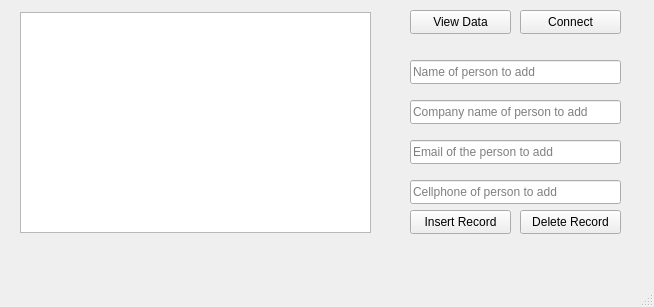
<?xml version="1.0" encoding="UTF-8"?>
<ui version="4.0">
 <class>MainWindow</class>
 <widget class="QMainWindow" name="MainWindow">
  <property name="geometry">
   <rect>
    <x>0</x>
    <y>0</y>
    <width>654</width>
    <height>307</height>
   </rect>
  </property>
  <property name="windowTitle">
   <string>MainWindow</string>
  </property>
  <widget class="QWidget" name="centralwidget">
   <widget class="QPushButton" name="delete_record">
    <property name="geometry">
     <rect>
      <x>520</x>
      <y>210</y>
      <width>101</width>
      <height>24</height>
     </rect>
    </property>
    <property name="text">
     <string>Delete Record</string>
    </property>
   </widget>
   <widget class="QPushButton" name="view_data">
    <property name="geometry">
     <rect>
      <x>410</x>
      <y>10</y>
      <width>101</width>
      <height>24</height>
     </rect>
    </property>
    <property name="text">
     <string>View Data</string>
    </property>
   </widget>
   <widget class="QPushButton" name="connect">
    <property name="geometry">
     <rect>
      <x>520</x>
      <y>10</y>
      <width>101</width>
      <height>24</height>
     </rect>
    </property>
    <property name="text">
     <string>Connect</string>
    </property>
   </widget>
   <widget class="QTableView" name="tableView">
    <property name="geometry">
     <rect>
      <x>20</x>
      <y>12</y>
      <width>351</width>
      <height>221</height>
     </rect>
    </property>
   </widget>
   <widget class="QPushButton" name="insert_record">
    <property name="geometry">
     <rect>
      <x>410</x>
      <y>210</y>
      <width>101</width>
      <height>24</height>
     </rect>
    </property>
    <property name="text">
     <string>Insert Record</string>
    </property>
   </widget>
   <widget class="QLineEdit" name="c_cell">
    <property name="geometry">
     <rect>
      <x>410</x>
      <y>180</y>
      <width>211</width>
      <height>24</height>
     </rect>
    </property>
    <property name="placeholderText">
     <string>Cellphone of person to add</string>
    </property>
   </widget>
   <widget class="QLineEdit" name="c_email">
    <property name="geometry">
     <rect>
      <x>410</x>
      <y>140</y>
      <width>211</width>
      <height>24</height>
     </rect>
    </property>
    <property name="placeholderText">
     <string>Email of the person to add</string>
    </property>
   </widget>
   <widget class="QLineEdit" name="c_name">
    <property name="geometry">
     <rect>
      <x>410</x>
      <y>60</y>
      <width>211</width>
      <height>24</height>
     </rect>
    </property>
    <property name="placeholderText">
     <string>Name of person to add</string>
    </property>
   </widget>
   <widget class="QLineEdit" name="c_cname">
    <property name="geometry">
     <rect>
      <x>410</x>
      <y>100</y>
      <width>211</width>
      <height>24</height>
     </rect>
    </property>
    <property name="placeholderText">
     <string>Company name of person to add</string>
    </property>
   </widget>
  </widget>
  <widget class="QMenuBar" name="menubar">
   <property name="geometry">
    <rect>
     <x>0</x>
     <y>0</y>
     <width>654</width>
     <height>21</height>
    </rect>
   </property>
  </widget>
  <widget class="QStatusBar" name="statusbar"/>
 </widget>
 <resources/>
 <connections/>
</ui>
